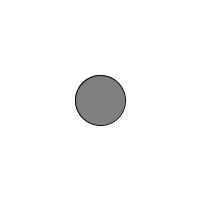
Frame 1 (no input)
Frame 60 (the mouse pressed at the canvas centre just before this capture): identical to frame 1, image omitted
Frame 120 (the mouse held since frame 60 and released just before this capture): identical to frame 1, image omitted

The Processing sketch that drew this single still picture (run headless with seeded random() and noise(); from frame 60 on, the mouse is pressed at the canvas centre):

// Processing sketch: exemple_05_03_cercleAvecVariables
// ── exemple_05_03_cercleAvecVariables.pde
// On déclare deux variables au début du croquis
int cercleX = 100;
int cercleY = 100;

void setup() {
  size(200, 200);
}

void draw() {
  background(255);
  fill(127);
  // On utilise ces variables pour spécifier la position du cercle
  ellipse(cercleX, cercleY, 50, 50);
}
